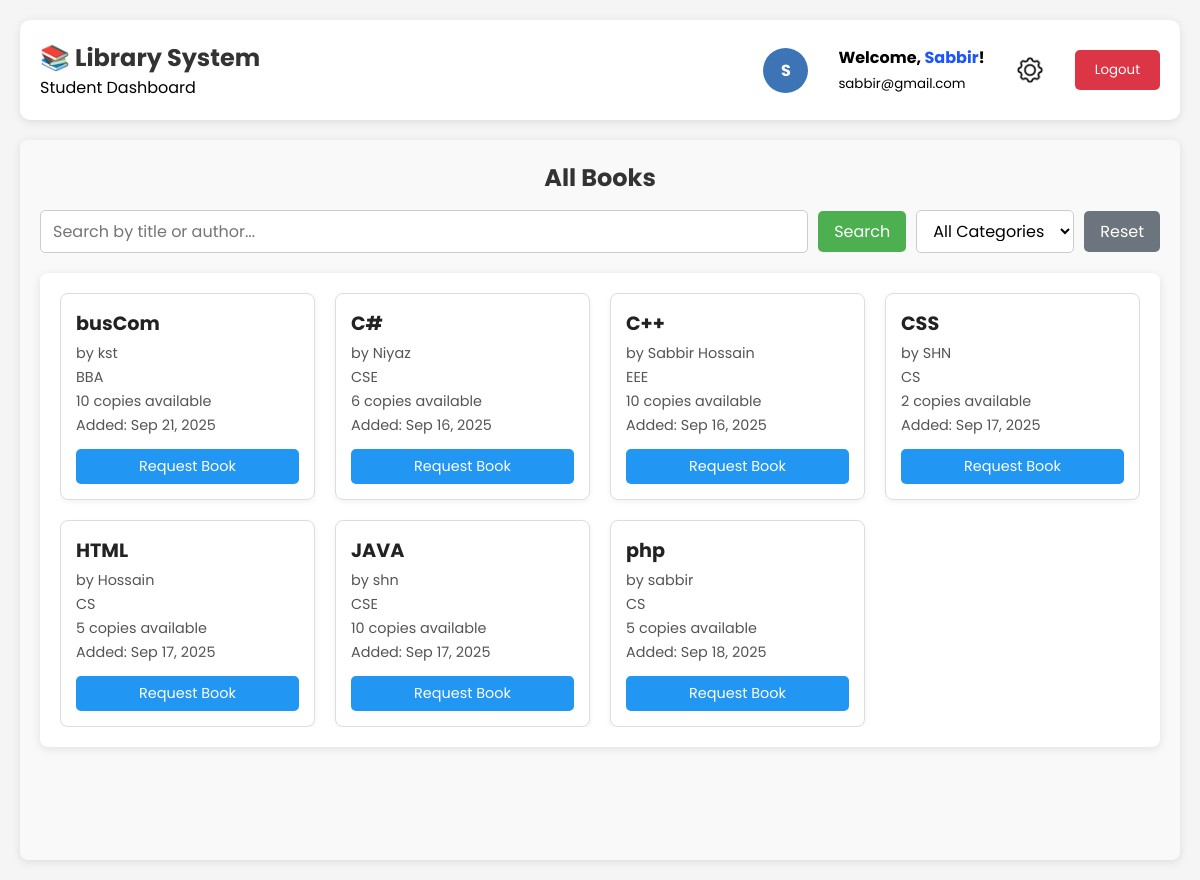
/Views/dash/student/student-Dashboard.php (signed in), run on the app's committed database.
### tables this page shows
CREATE TABLE `books` (
  `id` int(11) NOT NULL,
  `title` varchar(255) NOT NULL,
  `author` varchar(255) NOT NULL,
  `category` varchar(100) NOT NULL,
  `copies` int(11) NOT NULL DEFAULT 1,
  `created_at` timestamp NOT NULL DEFAULT current_timestamp()
);

### Models/student/book-View.php (called while the page is built, shortened)
<?php
include(__DIR__ . '/../../config.php');
$search = isset($_GET['search']) ? mysqli_real_escape_string($conn, $_GET['search']) : '';
$sql = "SELECT * FROM books WHERE 1=1";
$sql .= " ORDER BY title ASC";
$result = $conn->query($sql);
$books = [];
if ($result && $result->num_rows > 0) {
    while ($row = $result->fetch_assoc()) {
        $books[] = $row;
    }
}
?>

### Views/dash/student/student-Dashboard.php (the view, shortened to what this page needs)
<?php
include '../../../Models/student/book-View.php';
?>
<!DOCTYPE html>
<html lang="en">
   <head>
      <link rel="stylesheet" href="../../../assets/styles/dash/student-Dashboard-Style.css" />
   </head>
      <body>
      <div class="container">
         <div class="header">
            <div class="logo">
               <h2>📚 Library System</h2>
               <p>Student Dashboard</p>
            </div>
            <div class="user-info">
               <div class="student-avatar"
            style=" width: 45px;
            height: 45px;
            background: #3D74B6;
            border-radius: 50%;
            display: flex;
            align-items: center;
            justify-content: center;
            color: white;
            font-weight: bold;"
            >S</div>
               <div>
                  <strong>Welcome, <span style="color:#1B56FD"><?= $_SESSION['name']; ?></span>!</strong><br/>
                  <small><?= $_SESSION['email']; ?></small>
               </div>
               <img src="setting.png" alt="" style=" width: 30px;
            border-radius: 50%;
            display: flex;
            align-items: center;
            justify-content: center;
            color: white;
            font-weight: bold;
            cursor: pointer;"
            onclick="viewProfile()">
               <button class="logout-btn" onclick="window.location.href='../../../Controllers/auth/logout.php'">Logout</button>
            </div>
         </div>
               <div id="allBooks" class="section">
         <h3 class="section-title">All Books</h3>
    <form method="GET" action="" class="search-form">
        <input type="text"
               name="search"
               class="search-box"
               placeholder="Search by title or author..."
               value="<?php echo htmlspecialchars($search); ?>">
        <button type="submit" class="search-btn">Search</button>
        <select name="category" class="category-filter">
            <option value="">All Categories</option>
        </select>
    <button type="button" class="reset-btn">Reset</button>
    </form>
            <div class="section2">
            <div class="books-grid">
                <?php if (count($books) > 0): ?>
                    <?php foreach($books as $book): ?>
                        <div class="book-card">
                            <h4 class="book-title"><?php echo htmlspecialchars($book['title']); ?></h4>
                            <div class="book-author">by <?php echo htmlspecialchars($book['author']); ?></div>
                            <div class="book-category"><?php echo htmlspecialchars($book['category']); ?></div>
                            <div class="book-copies"><?php echo $book['copies']; ?> copies available</div>
                            <div class="book-date">Added: <?php echo date('M d, Y', strtotime($book['created_at'])); ?></div>
                            <?php if ($book['copies'] > 0): ?>
                                <button class="request-btn" onclick="requestBook(<?php echo $book['id']; ?>)">
                                    Request Book
                                </button>
                            <?php else: ?>
                                <button class="request-btn" disabled>
                                    Out of Stock
                                </button>
                            <?php endif; ?>
                        </div>
                    <?php endforeach; ?>
                <?php endif; ?>
            </div>
            </div>
               </div>
            </div>
   </body>
</html>

### assets/styles/dash/student-Dashboard-Style.css (style rules this page uses)
* { margin: 0; padding: 0; box-sizing: border-box; font-family: "Poppins", sans-serif; }
body { font-family: "Poppins", serif; background-color: #f5f5f5; padding: 20px; }
.container { max-width: 1200px; margin: 0 auto; }
.header { background: white; padding: 20px; border-radius: 10px; box-shadow: 0 2px 10px rgba(0, 0, 0, 0.1); margin-bottom: 20px; display: flex; justify-content: space-between; align-items: center; }
.logo h2 { color: #333; }
.user-info { display: flex; align-items: center; gap: 30px; }
.logout-btn { background: #dc3545; color: white; border: none; padding: 10px 20px; border-radius: 5px; cursor: pointer; }
.student-avatar { width: 45px; height: 45px; background: #3D74B6; border-radius: 50%; display: flex; align-items: center; justify-content: center; color: white; font-weight: bold; }
.section { background: white; padding: 20px; border-radius: 8px; box-shadow: 0 2px 10px rgba(0, 0, 0, 0.1); max-height: 832px; }
.section-title { font-size: 20px; margin-bottom: 20px; color: #333; text-align: center; }
.search-box { width: 47%; padding: 12px; border: 2px solid #ddd; border-radius: 5px; font-size: 16px; margin-bottom: 20px; }
.books-grid { display: grid; grid-template-columns: repeat(auto-fill, minmax(250px, 1fr)); gap: 20px; overflow-y: auto; max-height: 680px; }
.book-card { border: 1px solid #ddd; border-radius: 8px; padding: 15px; background: #f9f9f9; }
.book-title { font-weight: bold; margin-bottom: 5px; color: #333; }
.book-author { color: #666; margin-bottom: 10px; font-size: 14px; }
.request-btn { background: #007bff; color: white; border: none; padding: 8px 12px; border-radius: 4px; cursor: pointer; font-size: 14px; }
.section { background: white; padding: 20px; border-radius: 8px; box-shadow: 0 2px 10px rgba(0, 0, 0, 0.1); min-height: 90vh; max-height: 100vh; }
.section2 { background: white; padding: 20px; border-radius: 8px; box-shadow: 0 2px 10px rgba(0, 0, 0, 0.1); height:auto; max-height: 90vh; overflow: auto; }
#allBooks { padding: 20px; background-color: #f9f9f9; }
#allBooks .section-title { font-size: 1.5rem; margin-bottom: 15px; color: #333; }
#allBooks .search-form { display: flex; flex-wrap: wrap; gap: 10px; margin-bottom: 20px; align-items: center; }
#allBooks .search-box { flex: 1 1 200px; margin:0 auto; padding: 8px 12px; border: 1px solid #ccc; border-radius: 5px; font-size: 1rem; }
#allBooks .category-filter { padding: 8px 12px; border: 1px solid #ccc; border-radius: 5px; font-size: 1rem; background-color: #fff; cursor: pointer; }
#allBooks .search-btn { padding: 8px 16px; background-color: #4caf50; color: white; border: none; border-radius: 5px; font-size: 1rem; cursor: pointer; transition: background-color 0.3s ease; }
#allBooks .books-grid { display: grid; grid-template-columns: repeat(auto-fill, minmax(220px, 1fr)); gap: 20px; }
#allBooks .book-card { background-color: #fff; border: 1px solid #ddd; border-radius: 8px; padding: 15px; box-shadow: 0 2px 6px rgba(0,0,0,0.05); display: flex; flex-direction: column; justify-content: space-between; }
#allBooks .book-title { font-size: 1.2rem; margin-bottom: 5px; color: #222; }
#allBooks .book-author, #allBooks .book-category, #allBooks .book-copies, #allBooks .book-date { font-size: 0.9rem; margin-bottom: 3px; color: #555; }
#allBooks .request-btn { margin-top: 10px; padding: 7px 12px; border: none; border-radius: 5px; background-color: #2196f3; color: white; font-size: 0.9rem; cursor: pointer; transition: background-color 0.3s ease; }
.reset-btn { padding: 8px 16px; background-color: #6c757d; color: #fff; border: none; border-radius: 5px; font-size: 16px; cursor: pointer; transition: background 0.3s ease; }

### data on the page
books: title "busCom", author "kst", category "BBA", copies "10", created_at "Sep 21, 2025"
books: title "C#", author "Niyaz", category "CSE", copies "6", created_at "Sep 16, 2025"
books: title "C++", author "Sabbir Hossain", category "EEE", copies "10", created_at "Sep 16, 2025"
books: title "CSS", author "SHN", category "CS", copies "2", created_at "Sep 17, 2025"
books: title "HTML", author "Hossain", category "CS", copies "5", created_at "Sep 17, 2025"
books: title "JAVA", author "shn", category "CSE", copies "10", created_at "Sep 17, 2025"
books: title "php", author "sabbir", category "CS", copies "5", created_at "Sep 18, 2025"

### other printed values
$_SESSION['name'] "Sabbir"
$_SESSION['email'] "sabbir@gmail.com"
